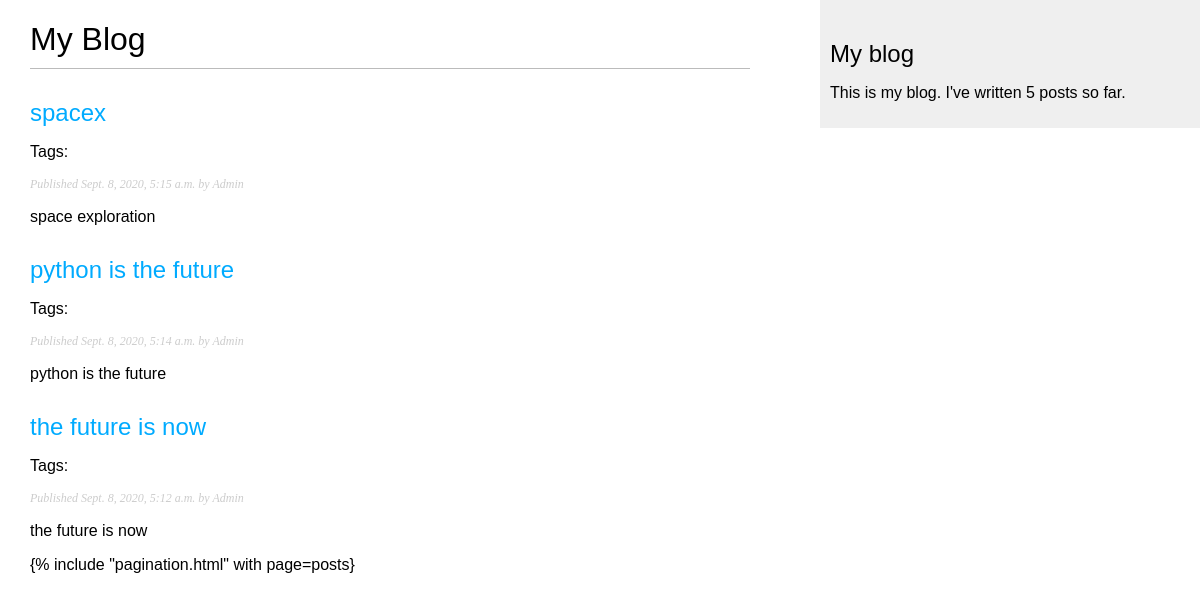
Screenshot of /blog/ with the database file from the repository.
### blog/models.py (models this page shows, shortened)
class Post(models.Model):
    STATUS_CHOICES = (
        ('draft', 'Draft'),
        ('published', 'Published'),
    )
    title = models.CharField(max_length=250)
    slug = models.SlugField(max_length=250,
                            unique_for_date='publish')
    author = models.ForeignKey(User,
                              on_delete=models.CASCADE,
                              related_name='blog_posts')
    body = models.TextField()
    publish = models.DateTimeField(default=timezone.now)
    created = models.DateTimeField(auto_now_add=True)
    updated = models.DateTimeField(auto_now=True)
    status = models.CharField(max_length=10,
                              choices=STATUS_CHOICES,
                              default='draft')
    objects = models.Manager() # The default manager.
    published = PublishedManager() # Our custom manager.
    tags = TaggableManager()
    class Meta:
        ordering = ('-publish',)
    def get_absolute_url(self):
        return reverse('blog:post_detail',
                       args=[self.publish.year,
                             self.publish.month,
                             self.publish.day, self.slug])

### blog/views.py (the view)
# urls.py: path('', views.post_list, name='post_list'),
def post_list(request, tag_slug=None):
    object_list = Post.published.all()
    tag = None
    if tag_slug:
        tag = get_object_or_404(Tag, slug=tag_slug)
        object_list = object_list.filter(tags__in=[tag])
    paginator = Paginator(object_list, 3) # 3 posts in each page
    page = request.GET.get('page')
    try:
        posts = paginator.page(page)
    except PageNotAnInteger:
        posts = paginator.page(1)
    except EmptyPage:
        posts = paginator.page(paginator.num_pages)
    return render(request,
                 'blog/post/list.html',
                 {'page': page,
                  'posts': posts,
                  'tags': tag})

### blog/models.py (called while the page is built)
    def get_queryset(self):
        return super().get_queryset().filter(status='published')

### blog/templatetags/blog_tags.py (called while the page is built)
@register.simple_tag
def total_posts():
    return Post.published.count()

### blog/templates/blog/post/list.html (shortened to what this page needs)
{% extends "blog/base.html" %}
  <h1>My Blog</h1>
  {% for post in posts %}
    <h2>
      <a href="{{ post.get_absolute_url }}">
        {{ post.title }}
      </a>
    </h2>
    <p class="tags">
      Tags:
    </p>
    <p class="date">
      Published {{ post.publish }} by {{ post.author }}
    </p>
    {{ post.body|truncatewords:30|linebreaks }}
  {% endfor %}
  {% include "pagination.html" with page=posts}

### blog/templates/blog/base.html (shortened to what this page needs)
{% load blog_tags %}
{% load static %}
<!DOCTYPE html>
<html>
<head>
  <link href="{% static "css/blog.css" %}" rel="stylesheet">
</head>
<body>
  <div id="content">
    {% block content %}
    {% endblock %}
  </div>
  <div id="sidebar">
    <h2>My blog</h2>
    <p>This is my blog. I've written {% total_posts %} posts so far.</p>
  </div>
</body>
</html>

### blog/static/css/blog.css (style rules this page uses)
body { margin:0; padding:0; font-family:helvetica, sans-serif; }
a { color:#00abff; text-decoration:none; }
h1 { font-weight:normal; border-bottom:1px solid #bbb; padding:0 0 10px 0; }
h2 { font-weight:normal; margin:30px 0 0; }
#content { float:left; width:60%; padding:0 0 0 30px; }
#sidebar { float:right; width:30%; padding:10px; background:#efefef; height:100%; }
p.date { color:#ccc; font-family: georgia, serif; font-size: 12px; font-style: italic; }

### rows the page displays
Post: title "spacex", publish "Sept. 8, 2020, 5:15 a.m.", author "Admin", body "space exploration"
Post: title "python is the future", publish "Sept. 8, 2020, 5:14 a.m.", author "Admin", body "python is the future"
Post: title "the future is now", publish "Sept. 8, 2020, 5:12 a.m.", author "Admin", body "the future is now"
